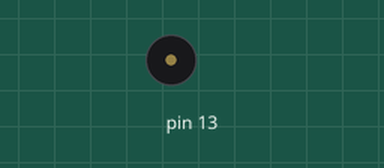
This sketch was run on a simulated Arduino Uno, built with avr-gcc and run on an emulated ATmega328P. Parts: buzzer (waves = sounding).

Above: at 0.1 s.
At 39.1 s:
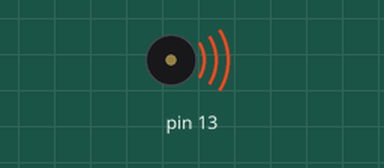
Timing chart, 0 to 40.0 s (numbered marks = the images above):
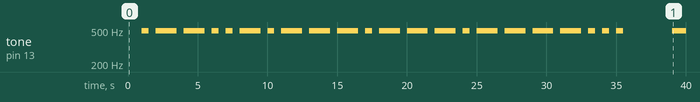

The sketch:

ArduinoMorse.ino
```cpp
/*
  This program blinks pin 13 of the Arduino (the
  built-in LED)
*/

void setup()
{
  pinMode(13, OUTPUT);
}

void loop()
{
  String Texto = "Projetos melhor aula";
  delay(1000);
    for(int i = 0; i < Texto.length(); i++) {
      Texto.toUpperCase();
      switch(Texto.charAt(i)) {
      case 'A':
        dits();
        dahs();
        break;
      case 'B':
        dahs();
        dits();
        dits();
        dits();
        break;
      case 'C':
        dahs();
        dits();
        dahs();
        dits();
        break;
      case 'D':
        dahs();
        dits();
        dits();
        break;
      case 'E':
        dits();
        break;
      case 'F':
        dits();
        dits();
        dahs();
        dits();
        break;
      case 'G':
        dahs();
        dahs();
        dits();
        break;
      case 'H':
        dits();
        dits();
        dits();
        dits();
        break;
      case 'I':
        dits();
        dits();
        break;
      case 'J':
        dits();
        dahs();
        dahs();
        dahs();
        break;
      case 'K':
        dahs();
        dits();
        dahs();
        break;
      case 'L':
        dits();
        dahs();
        dits();
        dits();
        break;
      case 'M':
        dahs();
        dahs();
        break;
      case 'N':
        dahs();
        dits();
        break;
      case 'O':
        dahs();
        dahs();
        dahs();
        break;
      case 'P':
        dits();
        dahs();
        dahs();
        dits();
        break;
      case 'Q':
        dahs();
        dahs();
        dits();
        dahs();
        break;
      case 'R':
        dits();
        dahs();
        dits();
        break;
      case 'S':
        dits();
        dits();
        dits();
        break;
      case 'T':
        dahs();
        break;
      case 'U':
        dits();
        dits();
        dahs();
        break;
      case 'V':
        dits();
        dits();
        dits();
        dahs();
        break;
      case 'W':
        dits();
        dahs();
        dahs();
        break;
      case 'X':
        dahs();
        dits();
        dits();
        dahs();
        break;
      case 'Y':
        dahs();
        dahs();
        dits();
        dahs();
        break;
      case 'Z':
        dahs();
        dahs();
        dits();
        dits();
        break;
      case '1':
        dits();
        dahs();
        dahs();
        dahs();
        dahs();
        break;
      case '2':
        dits();
        dits();
        dahs();
        dahs();
        dahs();
        break;
      case '3':
        dits();
        dits();
        dits();
        dahs();
        dahs();
        break;
      case '4':
        dits();
        dits();
        dits();
        dits();
        dahs();
        break;
      case '5':
        dits();
        dits();
        dits();
        dits();
        dits();
        break;
      case '6':
        dahs();
        dits();
        dits();
        dits();
        dits();
        break;
      case '7':
        dahs();
        dahs();
        dits();
        dits();
        dits();
        break;
      case '8':
        dahs();
        dahs();
        dahs();
        dits();
        dits();
        break;
      case '9':
        dahs();
        dahs();
        dahs();
        dahs();
        dits();
        break;
      case '0':
        dahs();
        dahs();
        dahs();
        dahs();
        dahs();
        break;
      case ' ':
        delay(3000);
      default:
        break;
    }
  }
  delay(10000);
}

void dahs()
{
  digitalWrite(13, HIGH);
  tone(13, 493, 1500);
  delay(1500);
  digitalWrite(13, LOW);
  delay(500);
}

void dits()
{
  digitalWrite(13, HIGH);
  tone(13, 493, 500);
  delay(500);
  digitalWrite(13, LOW);
  delay(500);
}
```

Measured:
- by itself, tone on pin 13: plays 493 Hz for 0.50 s, 493 Hz for 1.5 s, 493 Hz for 1.5 s, 493 Hz for 0.50 s, 493 Hz for 0.50 s, 493 Hz for 1.5 s … (23 notes in this stretch)
